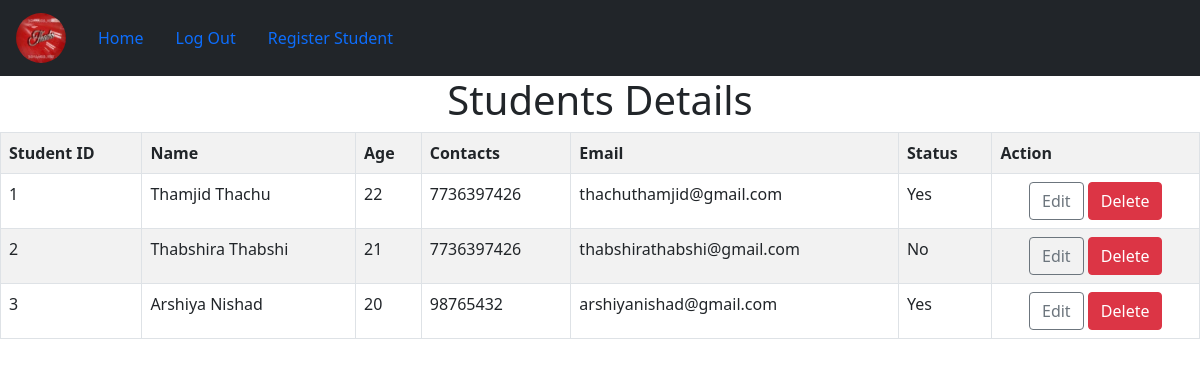
Before: /view with the older database file.
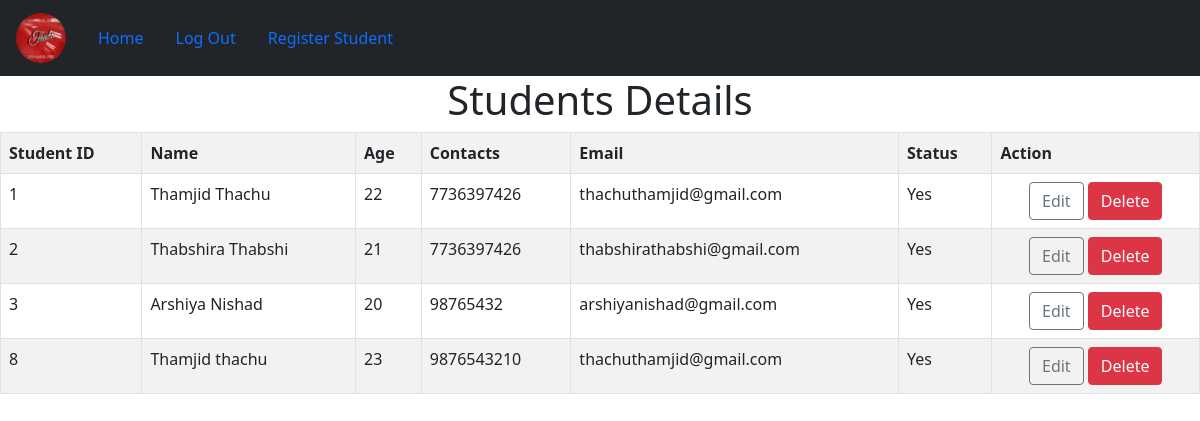
After: the same page with the newer database file.
### apps/models.py (models this page shows)
class Students(models.Model):
    First_Name = models.CharField(max_length=10)
    Last_Name = models.CharField(max_length=10)
    Age = models.IntegerField()
    Address = models.CharField(max_length=20)
    Contacts = models.IntegerField()
    Email = models.EmailField()
    username = models.CharField(max_length=10)
    password =models.CharField(max_length=10)
    status = models.CharField(max_length=10,null=True,default="No")

### apps/views.py (the view)
# urls.py: path('view', views.StudentsView, name='StudentsView'),
def StudentsView(request) :
    student = Students.objects.all()
    return render (request,'studentview.html',{'view':student})

### templates/studentview.html (shortened to what this page needs)
<!DOCTYPE html>
<html lang="en">
<head>
    {% load static %}
    <link href="{% static 'css/bootstrap.min.css' %}" rel="stylesheet">
</head>
<body>
    <div class="containe">
        <nav class="navbar navbar-expand-sm bg-dark">
            <a class="navbar-brand" href="#"><img class="rounded-circle ms-3" alt="" style="width: 50px;height: 50px;"></a>
            <ul class="nav-bar nav">
                <li class="nav-item">
                    <a class="nav-link" href="https://mail.google.com/mail/u/0/#inbox">Home</a>
                </li>
                <li class="nav-item">
                    <a class="nav-link" href="/log">Log Out</a>
                </li>
                <li class="nav-item">
                    <a class="nav-link" href="/register">Register Student</a>
                </li>
            </ul>
        </div>
    <center>
        <h1>Students Details</h1>
        <table class="table table-striped table-bordered table-hover table-mute">
        <tr>
            <th>Student ID</th>
            <th>Name</th>
            <th>Age</th>
            <th>Contacts</th>
            <th>Email</th>
            <th>Status</th>
            <th>Action</th>
        </tr>
        {%for i in view%}
        <tr>
            <td>{{i.id}}</td>
            <td>{{i.First_Name}} {{i.Last_Name}}</td>
            <td>{{i.Age}}</td>
            <td>{{i.Contacts}}</td>
            <td>{{i.Email}}</td>
            <td>{{i.status}}</td>
            <td align="center">
                <button class="btn btn-outline-secondary"><a style="color: inherit; text-decoration: inherit;" href="StudentEdit/{{ i.id }}">Edit</a></button>
                <button class="btn btn-danger"><a style="color: inherit; text-decoration: inherit;" href="StudentDelete/{{ i.id }}">Delete</a></button>
            </td>
        </tr>
        {%endfor%}
    </table></br>
    </center>
</body>
</html>

Changed rows visible on the page:
changed Students "Thabshira": status "No" → "Yes"
added Students: id "8", First_Name "Thamjid", Last_Name "thachu", Age "23", Contacts "9876543210", Email "thachuthamjid@gmail.com", status "Yes"
